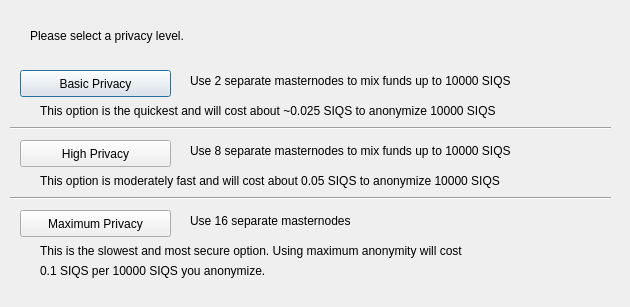
<?xml version="1.0" encoding="UTF-8"?>
<ui version="4.0">
 <class>ObfuscationConfig</class>
 <widget class="QDialog" name="ObfuscationConfig">
  <property name="geometry">
   <rect>
    <x>0</x>
    <y>0</y>
    <width>630</width>
    <height>307</height>
   </rect>
  </property>
  <property name="windowTitle">
   <string>Configure Obfuscation</string>
  </property>
  <widget class="QPushButton" name="buttonBasic">
   <property name="geometry">
    <rect>
     <x>20</x>
     <y>70</y>
     <width>151</width>
     <height>27</height>
    </rect>
   </property>
   <property name="text">
    <string>Basic Privacy</string>
   </property>
  </widget>
  <widget class="QPushButton" name="buttonHigh">
   <property name="geometry">
    <rect>
     <x>20</x>
     <y>140</y>
     <width>151</width>
     <height>27</height>
    </rect>
   </property>
   <property name="text">
    <string>High Privacy</string>
   </property>
  </widget>
  <widget class="QPushButton" name="buttonMax">
   <property name="geometry">
    <rect>
     <x>20</x>
     <y>210</y>
     <width>151</width>
     <height>27</height>
    </rect>
   </property>
   <property name="text">
    <string>Maximum Privacy</string>
   </property>
  </widget>
  <widget class="QLabel" name="label">
   <property name="geometry">
    <rect>
     <x>30</x>
     <y>20</y>
     <width>571</width>
     <height>31</height>
    </rect>
   </property>
   <property name="text">
    <string>Please select a privacy level.</string>
   </property>
  </widget>
  <widget class="QLabel" name="label_2">
   <property name="geometry">
    <rect>
     <x>190</x>
     <y>70</y>
     <width>421</width>
     <height>21</height>
    </rect>
   </property>
   <property name="text">
    <string>Use 2 separate masternodes to mix funds up to 10000 SIQS</string>
   </property>
  </widget>
  <widget class="QLabel" name="label_3">
   <property name="geometry">
    <rect>
     <x>190</x>
     <y>140</y>
     <width>411</width>
     <height>21</height>
    </rect>
   </property>
   <property name="text">
    <string>Use 8 separate masternodes to mix funds up to 10000 SIQS</string>
   </property>
  </widget>
  <widget class="QLabel" name="label_4">
   <property name="geometry">
    <rect>
     <x>190</x>
     <y>210</y>
     <width>421</width>
     <height>21</height>
    </rect>
   </property>
   <property name="text">
    <string>Use 16 separate masternodes</string>
   </property>
  </widget>
  <widget class="QLabel" name="label_6">
   <property name="geometry">
    <rect>
     <x>40</x>
     <y>100</y>
     <width>561</width>
     <height>21</height>
    </rect>
   </property>
   <property name="text">
    <string>This option is the quickest and will cost about ~0.025 SIQS to anonymize 10000 SIQS</string>
   </property>
  </widget>
  <widget class="QLabel" name="label_7">
   <property name="geometry">
    <rect>
     <x>40</x>
     <y>170</y>
     <width>561</width>
     <height>21</height>
    </rect>
   </property>
   <property name="text">
    <string>This option is moderately fast and will cost about 0.05 SIQS to anonymize 10000 SIQS</string>
   </property>
  </widget>
  <widget class="QLabel" name="label_8">
   <property name="geometry">
    <rect>
     <x>40</x>
     <y>240</y>
     <width>561</width>
     <height>21</height>
    </rect>
   </property>
   <property name="text">
    <string>This is the slowest and most secure option. Using maximum anonymity will cost</string>
   </property>
  </widget>
  <widget class="QLabel" name="label_9">
   <property name="geometry">
    <rect>
     <x>40</x>
     <y>260</y>
     <width>561</width>
     <height>21</height>
    </rect>
   </property>
   <property name="text">
    <string>0.1 SIQS per 10000 SIQS you anonymize.</string>
   </property>
  </widget>
  <widget class="Line" name="line">
   <property name="geometry">
    <rect>
     <x>10</x>
     <y>120</y>
     <width>601</width>
     <height>16</height>
    </rect>
   </property>
   <property name="orientation">
    <enum>Qt::Horizontal</enum>
   </property>
  </widget>
  <widget class="Line" name="line_2">
   <property name="geometry">
    <rect>
     <x>10</x>
     <y>190</y>
     <width>601</width>
     <height>16</height>
    </rect>
   </property>
   <property name="orientation">
    <enum>Qt::Horizontal</enum>
   </property>
  </widget>
 </widget>
 <resources/>
 <connections/>
</ui>
